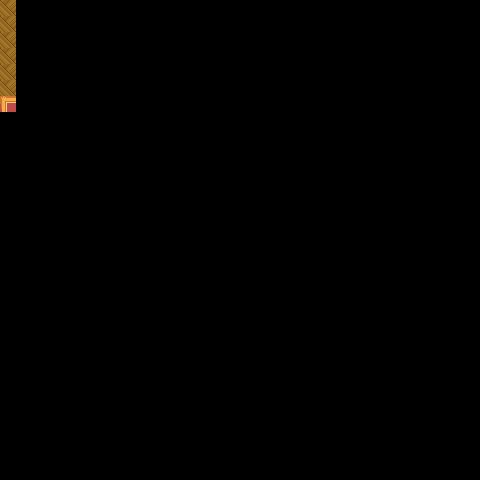

Rendered tile map (Tiled .tmx) drawn with the repository's tilesets; below, a short description and the map source with its tile grids summarised:
An orthogonal 30x30 tile map with 16x16 px tiles, 9 tile layers (regions_input, regions_output, output_murs, input_sol, ...), 2 tilesets.

<map version="1.0" orientation="orthogonal" renderorder="right-down" width="30" height="30" tilewidth="16" tileheight="16" nextobjectid="1">
 <tileset firstgid="1" name="castlefloors_LPC_Base_Assets" tilewidth="16" tileheight="16" tilecount="400" columns="20">
  <image source="../images/sprites/Interior/castlefloors_LPC_Base_Assets.png" width="320" height="320" />
 </tileset>
 <tileset firstgid="401" name="castle" tilewidth="16" tileheight="16" tilecount="608" columns="16">
  <image source="../images/sprites/Interior/castle.png" width="256" height="608" />
 </tileset>
 <layer name="regions_input" width="30" height="30">
  <data>[900 cells, 1 non-empty, 1 distinct tile ids]</data>
 </layer>
 <layer name="regions_output" width="30" height="30">
  <data>[900 cells, 6 non-empty, 1 distinct tile ids]</data>
 </layer>
 <layer name="output_murs" width="30" height="30">
  <data>[900 cells, 6 non-empty, 1 distinct tile ids]</data>
 </layer>
 <layer name="input_sol" width="30" height="30">
  <data>[900 cells, 1 non-empty, 1 distinct tile ids]</data>
 </layer>
 <layer name="input_sol" width="30" height="30">
  <data>[900 cells, 1 non-empty, 1 distinct tile ids]</data>
 </layer>
 <layer name="input_sol" width="30" height="30">
  <data>[900 cells, 1 non-empty, 1 distinct tile ids]</data>
 </layer>
 <layer name="input_sol" width="30" height="30">
  <data>[900 cells, 1 non-empty, 1 distinct tile ids]</data>
 </layer>
 <layer name="input_sol" width="30" height="30">
  <data>[900 cells, 1 non-empty, 1 distinct tile ids]</data>
 </layer>
 <layer name="input_sol" width="30" height="30">
  <data>[900 cells, 1 non-empty, 1 distinct tile ids]</data>
 </layer>
</map>
